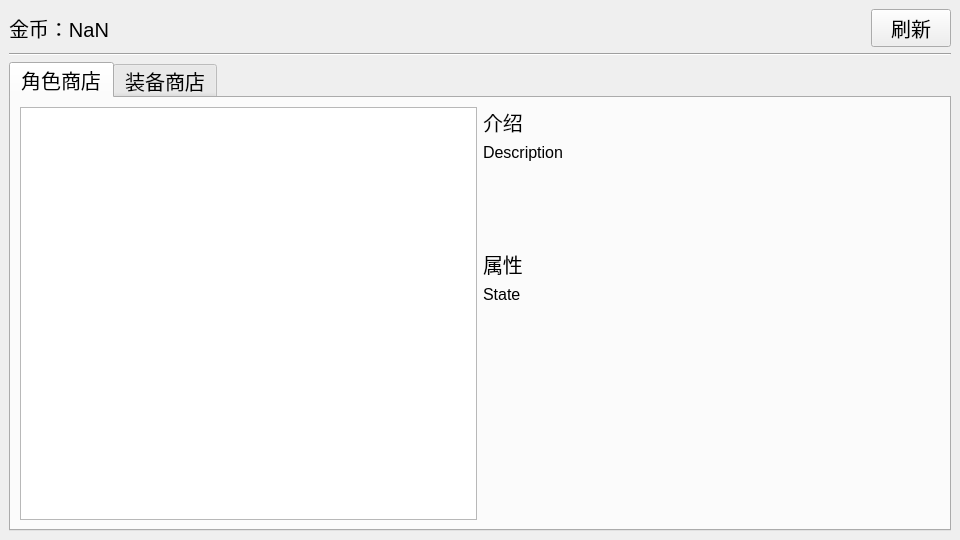
<?xml version="1.0" encoding="UTF-8"?>
<ui version="4.0">
 <class>shopWindow</class>
 <widget class="QMainWindow" name="shopWindow">
  <property name="geometry">
   <rect>
    <x>0</x>
    <y>0</y>
    <width>960</width>
    <height>540</height>
   </rect>
  </property>
  <property name="sizePolicy">
   <sizepolicy hsizetype="Fixed" vsizetype="Fixed">
    <horstretch>0</horstretch>
    <verstretch>0</verstretch>
   </sizepolicy>
  </property>
  <property name="windowTitle">
   <string>Shop</string>
  </property>
  <widget class="QWidget" name="centralwidget">
   <layout class="QVBoxLayout" name="verticalLayout">
    <item>
     <layout class="QHBoxLayout" name="horizontalLayout">
      <item>
       <widget class="QLabel" name="shopGoldLabel">
        <property name="font">
         <font>
          <pointsize>15</pointsize>
         </font>
        </property>
        <property name="text">
         <string>金币：NaN</string>
        </property>
       </widget>
      </item>
      <item>
       <widget class="QPushButton" name="shopRefreshButton">
        <property name="sizePolicy">
         <sizepolicy hsizetype="Maximum" vsizetype="Fixed">
          <horstretch>0</horstretch>
          <verstretch>0</verstretch>
         </sizepolicy>
        </property>
        <property name="font">
         <font>
          <pointsize>15</pointsize>
         </font>
        </property>
        <property name="text">
         <string>刷新</string>
        </property>
       </widget>
      </item>
     </layout>
    </item>
    <item>
     <widget class="Line" name="line">
      <property name="orientation">
       <enum>Qt::Orientation::Horizontal</enum>
      </property>
     </widget>
    </item>
    <item>
     <widget class="QTabWidget" name="tabWidget">
      <property name="font">
       <font>
        <pointsize>15</pointsize>
       </font>
      </property>
      <property name="currentIndex">
       <number>0</number>
      </property>
      <widget class="QWidget" name="chessShop">
       <attribute name="title">
        <string>角色商店</string>
       </attribute>
       <layout class="QHBoxLayout" name="horizontalLayout_2">
        <item>
         <widget class="QListView" name="shopChessList"/>
        </item>
        <item>
         <layout class="QVBoxLayout" name="verticalLayout_2" stretch="0,0,0,0,0">
          <property name="sizeConstraint">
           <enum>QLayout::SizeConstraint::SetDefaultConstraint</enum>
          </property>
          <item alignment="Qt::AlignmentFlag::AlignTop">
           <widget class="QLabel" name="descriptionLabelTitle">
            <property name="sizePolicy">
             <sizepolicy hsizetype="Preferred" vsizetype="Maximum">
              <horstretch>0</horstretch>
              <verstretch>0</verstretch>
             </sizepolicy>
            </property>
            <property name="text">
             <string>介绍</string>
            </property>
           </widget>
          </item>
          <item>
           <widget class="QLabel" name="descriptionLabel">
            <property name="sizePolicy">
             <sizepolicy hsizetype="Expanding" vsizetype="Maximum">
              <horstretch>0</horstretch>
              <verstretch>0</verstretch>
             </sizepolicy>
            </property>
            <property name="minimumSize">
             <size>
              <width>0</width>
              <height>100</height>
             </size>
            </property>
            <property name="font">
             <font>
              <pointsize>12</pointsize>
             </font>
            </property>
            <property name="text">
             <string>Description</string>
            </property>
            <property name="alignment">
             <set>Qt::AlignmentFlag::AlignLeading|Qt::AlignmentFlag::AlignLeft|Qt::AlignmentFlag::AlignTop</set>
            </property>
           </widget>
          </item>
          <item>
           <widget class="QLabel" name="propertyLabelTitle">
            <property name="sizePolicy">
             <sizepolicy hsizetype="Preferred" vsizetype="Maximum">
              <horstretch>0</horstretch>
              <verstretch>0</verstretch>
             </sizepolicy>
            </property>
            <property name="text">
             <string>属性</string>
            </property>
           </widget>
          </item>
          <item>
           <widget class="QLabel" name="propertyLabel">
            <property name="sizePolicy">
             <sizepolicy hsizetype="Expanding" vsizetype="Maximum">
              <horstretch>0</horstretch>
              <verstretch>0</verstretch>
             </sizepolicy>
            </property>
            <property name="minimumSize">
             <size>
              <width>0</width>
              <height>100</height>
             </size>
            </property>
            <property name="font">
             <font>
              <pointsize>12</pointsize>
             </font>
            </property>
            <property name="text">
             <string>State</string>
            </property>
            <property name="alignment">
             <set>Qt::AlignmentFlag::AlignLeading|Qt::AlignmentFlag::AlignLeft|Qt::AlignmentFlag::AlignTop</set>
            </property>
           </widget>
          </item>
          <item>
           <spacer name="verticalSpacer">
            <property name="orientation">
             <enum>Qt::Orientation::Vertical</enum>
            </property>
            <property name="sizeHint" stdset="0">
             <size>
              <width>20</width>
              <height>40</height>
             </size>
            </property>
           </spacer>
          </item>
         </layout>
        </item>
       </layout>
      </widget>
      <widget class="QWidget" name="equipmentShop">
       <attribute name="title">
        <string>装备商店</string>
       </attribute>
      </widget>
     </widget>
    </item>
   </layout>
  </widget>
 </widget>
 <resources/>
 <connections/>
</ui>
